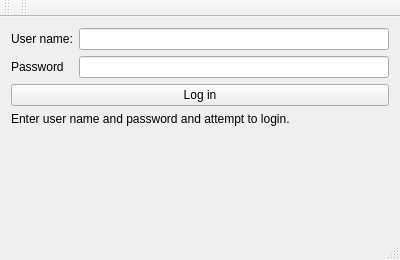
<?xml version="1.0" encoding="UTF-8"?>
<ui version="4.0">
 <class>MainWindow</class>
 <widget class="QMainWindow" name="MainWindow">
  <property name="geometry">
   <rect>
    <x>0</x>
    <y>0</y>
    <width>400</width>
    <height>260</height>
   </rect>
  </property>
  <property name="windowTitle">
   <string>MainWindow</string>
  </property>
  <widget class="QWidget" name="centralWidget">
   <property name="minimumSize">
    <size>
     <width>400</width>
     <height>200</height>
    </size>
   </property>
   <layout class="QHBoxLayout" name="horizontalLayout">
    <item>
     <layout class="QFormLayout" name="formLayout">
      <item row="0" column="0">
       <widget class="QLabel" name="label">
        <property name="text">
         <string>User name:</string>
        </property>
       </widget>
      </item>
      <item row="1" column="0">
       <widget class="QLabel" name="label_3">
        <property name="text">
         <string>Password</string>
        </property>
       </widget>
      </item>
      <item row="1" column="1">
       <widget class="QLineEdit" name="le_password">
        <property name="echoMode">
         <enum>QLineEdit::Password</enum>
        </property>
       </widget>
      </item>
      <item row="0" column="1">
       <widget class="QLineEdit" name="le_username"/>
      </item>
      <item row="2" column="0" colspan="2">
       <widget class="QPushButton" name="pb_login">
        <property name="text">
         <string>Log in</string>
        </property>
       </widget>
      </item>
      <item row="3" column="0" colspan="2">
       <widget class="QLabel" name="lbl_status">
        <property name="text">
         <string>Enter user name and password and attempt to login.</string>
        </property>
       </widget>
      </item>
      <item row="4" column="0" colspan="2">
       <spacer name="verticalSpacer">
        <property name="orientation">
         <enum>Qt::Vertical</enum>
        </property>
        <property name="sizeHint" stdset="0">
         <size>
          <width>20</width>
          <height>40</height>
         </size>
        </property>
       </spacer>
      </item>
     </layout>
    </item>
   </layout>
  </widget>
  <widget class="QMenuBar" name="menuBar">
   <property name="geometry">
    <rect>
     <x>0</x>
     <y>0</y>
     <width>400</width>
     <height>25</height>
    </rect>
   </property>
  </widget>
  <widget class="QToolBar" name="mainToolBar">
   <attribute name="toolBarArea">
    <enum>TopToolBarArea</enum>
   </attribute>
   <attribute name="toolBarBreak">
    <bool>false</bool>
   </attribute>
  </widget>
  <widget class="QStatusBar" name="statusBar"/>
  <widget class="QToolBar" name="toolBar">
   <property name="windowTitle">
    <string>toolBar</string>
   </property>
   <attribute name="toolBarArea">
    <enum>TopToolBarArea</enum>
   </attribute>
   <attribute name="toolBarBreak">
    <bool>false</bool>
   </attribute>
  </widget>
 </widget>
 <layoutdefault spacing="6" margin="11"/>
 <resources/>
 <connections/>
</ui>
